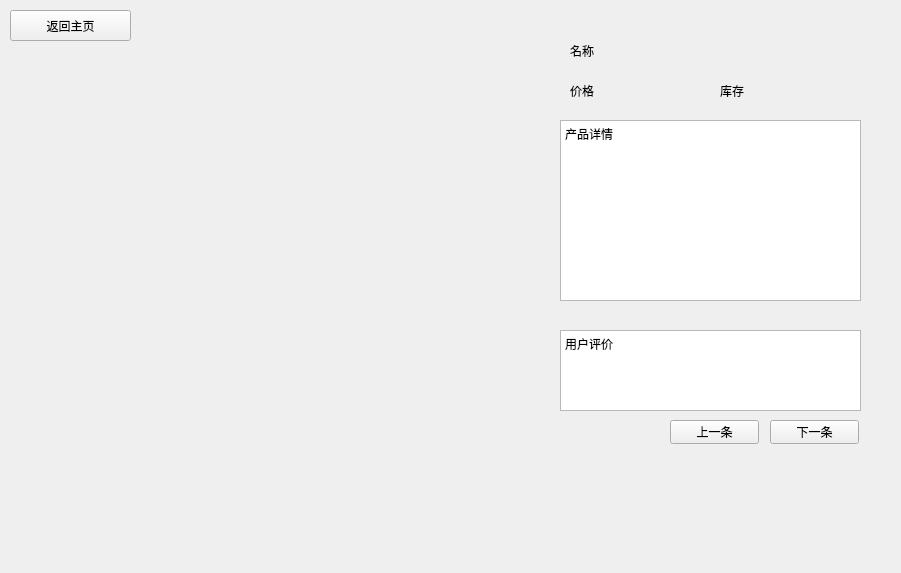
<?xml version="1.0" encoding="UTF-8"?>
<ui version="4.0">
 <class>Buy_Form</class>
 <widget class="QWidget" name="Buy_Form">
  <property name="geometry">
   <rect>
    <x>0</x>
    <y>0</y>
    <width>901</width>
    <height>573</height>
   </rect>
  </property>
  <property name="windowTitle">
   <string>Form</string>
  </property>
  <widget class="QTextBrowser" name="Discription">
   <property name="geometry">
    <rect>
     <x>560</x>
     <y>120</y>
     <width>301</width>
     <height>181</height>
    </rect>
   </property>
   <property name="html">
    <string>&lt;!DOCTYPE HTML PUBLIC &quot;-//W3C//DTD HTML 4.0//EN&quot; &quot;http://www.w3.org/TR/REC-html40/strict.dtd&quot;&gt;
&lt;html&gt;&lt;head&gt;&lt;meta name=&quot;qrichtext&quot; content=&quot;1&quot; /&gt;&lt;style type=&quot;text/css&quot;&gt;
p, li { white-space: pre-wrap; }
&lt;/style&gt;&lt;/head&gt;&lt;body style=&quot; font-family:'SimSun'; font-size:9pt; font-weight:400; font-style:normal;&quot;&gt;
&lt;p style=&quot; margin-top:0px; margin-bottom:0px; margin-left:0px; margin-right:0px; -qt-block-indent:0; text-indent:0px;&quot;&gt;产品详情&lt;/p&gt;&lt;/body&gt;&lt;/html&gt;</string>
   </property>
  </widget>
  <widget class="QLabel" name="Pic">
   <property name="geometry">
    <rect>
     <x>40</x>
     <y>50</y>
     <width>481</width>
     <height>311</height>
    </rect>
   </property>
   <property name="text">
    <string/>
   </property>
   <property name="pixmap">
    <pixmap>local/1.png</pixmap>
   </property>
   <property name="scaledContents">
    <bool>true</bool>
   </property>
   <property name="alignment">
    <set>Qt::AlignJustify|Qt::AlignVCenter</set>
   </property>
  </widget>
  <widget class="QPushButton" name="Back_btn">
   <property name="geometry">
    <rect>
     <x>10</x>
     <y>10</y>
     <width>121</width>
     <height>31</height>
    </rect>
   </property>
   <property name="text">
    <string>返回主页</string>
   </property>
  </widget>
  <widget class="QTextBrowser" name="Comment">
   <property name="geometry">
    <rect>
     <x>560</x>
     <y>330</y>
     <width>301</width>
     <height>81</height>
    </rect>
   </property>
   <property name="html">
    <string>&lt;!DOCTYPE HTML PUBLIC &quot;-//W3C//DTD HTML 4.0//EN&quot; &quot;http://www.w3.org/TR/REC-html40/strict.dtd&quot;&gt;
&lt;html&gt;&lt;head&gt;&lt;meta name=&quot;qrichtext&quot; content=&quot;1&quot; /&gt;&lt;style type=&quot;text/css&quot;&gt;
p, li { white-space: pre-wrap; }
&lt;/style&gt;&lt;/head&gt;&lt;body style=&quot; font-family:'SimSun'; font-size:9pt; font-weight:400; font-style:normal;&quot;&gt;
&lt;p style=&quot; margin-top:0px; margin-bottom:0px; margin-left:0px; margin-right:0px; -qt-block-indent:0; text-indent:0px;&quot;&gt;用户评价&lt;/p&gt;&lt;/body&gt;&lt;/html&gt;</string>
   </property>
  </widget>
  <widget class="QPushButton" name="next_page_btn">
   <property name="geometry">
    <rect>
     <x>770</x>
     <y>420</y>
     <width>89</width>
     <height>24</height>
    </rect>
   </property>
   <property name="text">
    <string>下一条</string>
   </property>
  </widget>
  <widget class="QPushButton" name="prev_page_btn">
   <property name="geometry">
    <rect>
     <x>670</x>
     <y>420</y>
     <width>89</width>
     <height>24</height>
    </rect>
   </property>
   <property name="text">
    <string>上一条</string>
   </property>
  </widget>
  <widget class="QLabel" name="label">
   <property name="geometry">
    <rect>
     <x>570</x>
     <y>80</y>
     <width>31</width>
     <height>21</height>
    </rect>
   </property>
   <property name="text">
    <string>价格</string>
   </property>
  </widget>
  <widget class="QLabel" name="label_2">
   <property name="geometry">
    <rect>
     <x>720</x>
     <y>80</y>
     <width>31</width>
     <height>21</height>
    </rect>
   </property>
   <property name="text">
    <string>库存</string>
   </property>
  </widget>
  <widget class="QLabel" name="label_3">
   <property name="geometry">
    <rect>
     <x>570</x>
     <y>40</y>
     <width>31</width>
     <height>21</height>
    </rect>
   </property>
   <property name="text">
    <string>名称</string>
   </property>
  </widget>
  <widget class="QLabel" name="name_label">
   <property name="geometry">
    <rect>
     <x>611</x>
     <y>40</y>
     <width>251</width>
     <height>21</height>
    </rect>
   </property>
   <property name="text">
    <string/>
   </property>
  </widget>
  <widget class="QLabel" name="price_label">
   <property name="geometry">
    <rect>
     <x>610</x>
     <y>80</y>
     <width>81</width>
     <height>21</height>
    </rect>
   </property>
   <property name="text">
    <string/>
   </property>
  </widget>
  <widget class="QLabel" name="stock_label">
   <property name="geometry">
    <rect>
     <x>770</x>
     <y>80</y>
     <width>81</width>
     <height>21</height>
    </rect>
   </property>
   <property name="text">
    <string/>
   </property>
  </widget>
 </widget>
 <resources/>
 <connections/>
</ui>
